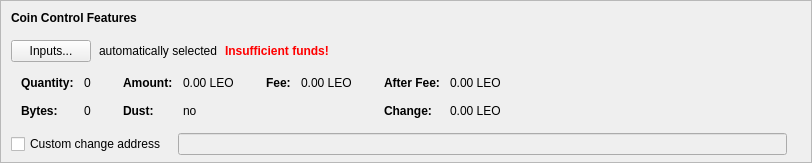
    <widget class="QFrame" name="frameCoinControl">
     <property name="sizePolicy">
      <sizepolicy hsizetype="Expanding" vsizetype="Expanding">
       <horstretch>0</horstretch>
       <verstretch>0</verstretch>
      </sizepolicy>
     </property>
     <property name="maximumSize">
      <size>
       <width>16777215</width>
       <height>16777215</height>
      </size>
     </property>
     <property name="frameShape">
      <enum>QFrame::StyledPanel</enum>
     </property>
     <property name="frameShadow">
      <enum>QFrame::Sunken</enum>
     </property>
     <layout class="QVBoxLayout" name="verticalLayoutCoinControl2">
      <property name="spacing">
       <number>0</number>
      </property>
      <property name="leftMargin">
       <number>0</number>
      </property>
      <property name="topMargin">
       <number>0</number>
      </property>
      <property name="rightMargin">
       <number>0</number>
      </property>
      <property name="bottomMargin">
       <number>6</number>
      </property>
      <item>
       <layout class="QVBoxLayout" name="verticalLayoutCoinControl" stretch="0,0,0,0,1">
        <property name="spacing">
         <number>0</number>
        </property>
        <property name="leftMargin">
         <number>10</number>
        </property>
        <property name="topMargin">
         <number>10</number>
        </property>
        <item>
         <layout class="QHBoxLayout" name="horizontalLayoutCoinControl1">
          <property name="bottomMargin">
           <number>15</number>
          </property>
          <item>
           <widget class="QLabel" name="labelCoinControlFeatures">
            <property name="sizePolicy">
             <sizepolicy hsizetype="Preferred" vsizetype="Maximum">
              <horstretch>0</horstretch>
              <verstretch>0</verstretch>
             </sizepolicy>
            </property>
            <property name="font">
             <font>
              <weight>75</weight>
              <bold>true</bold>
             </font>
            </property>
            <property name="styleSheet">
             <string notr="true">font-weight:bold;</string>
            </property>
            <property name="text">
             <string>Coin Control Features</string>
            </property>
           </widget>
          </item>
         </layout>
        </item>
        <item>
         <layout class="QHBoxLayout" name="horizontalLayoutCoinControl2" stretch="0,0,0,0">
          <property name="spacing">
           <number>8</number>
          </property>
          <property name="bottomMargin">
           <number>10</number>
          </property>
          <item>
           <widget class="QPushButton" name="pushButtonCoinControl">
            <property name="styleSheet">
             <string notr="true"/>
            </property>
            <property name="text">
             <string>Inputs...</string>
            </property>
            <property name="autoDefault">
             <bool>false</bool>
            </property>
           </widget>
          </item>
          <item>
           <widget class="QLabel" name="labelCoinControlAutomaticallySelected">
            <property name="text">
             <string>automatically selected</string>
            </property>
            <property name="margin">
             <number>5</number>
            </property>
           </widget>
          </item>
          <item>
           <widget class="QLabel" name="labelCoinControlInsuffFunds">
            <property name="font">
             <font>
              <weight>75</weight>
              <bold>true</bold>
             </font>
            </property>
            <property name="styleSheet">
             <string notr="true">color:red;font-weight:bold;</string>
            </property>
            <property name="text">
             <string>Insufficient funds!</string>
            </property>
            <property name="margin">
             <number>5</number>
            </property>
           </widget>
          </item>
          <item>
           <spacer name="horizontalSpacerCoinControl">
            <property name="orientation">
             <enum>Qt::Horizontal</enum>
            </property>
            <property name="sizeHint" stdset="0">
             <size>
              <width>40</width>
              <height>1</height>
             </size>
            </property>
           </spacer>
          </item>
         </layout>
        </item>
        <item>
         <widget class="QWidget" name="widgetCoinControl" native="true">
          <property name="sizePolicy">
           <sizepolicy hsizetype="Preferred" vsizetype="Preferred">
            <horstretch>0</horstretch>
            <verstretch>0</verstretch>
           </sizepolicy>
          </property>
          <property name="minimumSize">
           <size>
            <width>0</width>
            <height>0</height>
           </size>
          </property>
          <property name="styleSheet">
           <string notr="true"/>
          </property>
          <layout class="QHBoxLayout" name="horizontalLayoutCoinControl5">
           <property name="leftMargin">
            <number>0</number>
           </property>
           <property name="topMargin">
            <number>0</number>
           </property>
           <property name="rightMargin">
            <number>0</number>
           </property>
           <property name="bottomMargin">
            <number>0</number>
           </property>
           <item>
            <layout class="QHBoxLayout" name="horizontalLayoutCoinControl3" stretch="0,0,0,1">
             <property name="spacing">
              <number>20</number>
             </property>
             <property name="topMargin">
              <number>0</number>
             </property>
             <property name="bottomMargin">
              <number>10</number>
             </property>
             <item>
              <layout class="QFormLayout" name="formLayoutCoinControl1">
               <property name="horizontalSpacing">
                <number>10</number>
               </property>
               <property name="verticalSpacing">
                <number>14</number>
               </property>
               <property name="leftMargin">
                <number>10</number>
               </property>
               <property name="topMargin">
                <number>4</number>
               </property>
               <property name="rightMargin">
                <number>6</number>
               </property>
               <item row="0" column="0">
                <widget class="QLabel" name="labelCoinControlQuantityText">
                 <property name="font">
                  <font>
                   <weight>75</weight>
                   <bold>true</bold>
                  </font>
                 </property>
                 <property name="text">
                  <string>Quantity:</string>
                 </property>
                 <property name="margin">
                  <number>0</number>
                 </property>
                </widget>
               </item>
               <item row="0" column="1">
                <widget class="QLabel" name="labelCoinControlQuantity">
                 <property name="cursor">
                  <cursorShape>IBeamCursor</cursorShape>
                 </property>
                 <property name="contextMenuPolicy">
                  <enum>Qt::ActionsContextMenu</enum>
                 </property>
                 <property name="text">
                  <string notr="true">0</string>
                 </property>
                 <property name="margin">
                  <number>0</number>
                 </property>
                 <property name="textInteractionFlags">
                  <set>Qt::LinksAccessibleByMouse|Qt::TextSelectableByKeyboard|Qt::TextSelectableByMouse</set>
                 </property>
                </widget>
               </item>
               <item row="1" column="0">
                <widget class="QLabel" name="labelCoinControlBytesText">
                 <property name="font">
                  <font>
                   <weight>75</weight>
                   <bold>true</bold>
                  </font>
                 </property>
                 <property name="text">
                  <string>Bytes:</string>
                 </property>
                </widget>
               </item>
               <item row="1" column="1">
                <widget class="QLabel" name="labelCoinControlBytes">
                 <property name="cursor">
                  <cursorShape>IBeamCursor</cursorShape>
                 </property>
                 <property name="contextMenuPolicy">
                  <enum>Qt::ActionsContextMenu</enum>
                 </property>
                 <property name="text">
                  <string notr="true">0</string>
                 </property>
                 <property name="textInteractionFlags">
                  <set>Qt::LinksAccessibleByMouse|Qt::TextSelectableByKeyboard|Qt::TextSelectableByMouse</set>
                 </property>
                </widget>
               </item>
              </layout>
             </item>
             <item>
              <layout class="QFormLayout" name="formLayoutCoinControl2">
               <property name="horizontalSpacing">
                <number>10</number>
               </property>
               <property name="verticalSpacing">
                <number>14</number>
               </property>
               <property name="leftMargin">
                <number>6</number>
               </property>
               <property name="topMargin">
                <number>4</number>
               </property>
               <property name="rightMargin">
                <number>6</number>
               </property>
               <item row="0" column="0">
                <widget class="QLabel" name="labelCoinControlAmountText">
                 <property name="font">
                  <font>
                   <weight>75</weight>
                   <bold>true</bold>
                  </font>
                 </property>
                 <property name="text">
                  <string>Amount:</string>
                 </property>
                 <property name="margin">
                  <number>0</number>
                 </property>
                </widget>
               </item>
               <item row="0" column="1">
                <widget class="QLabel" name="labelCoinControlAmount">
                 <property name="cursor">
                  <cursorShape>IBeamCursor</cursorShape>
                 </property>
                 <property name="contextMenuPolicy">
                  <enum>Qt::ActionsContextMenu</enum>
                 </property>
                 <property name="text">
                  <string notr="true">0.00 LEO</string>
                 </property>
                 <property name="textInteractionFlags">
                  <set>Qt::LinksAccessibleByMouse|Qt::TextSelectableByKeyboard|Qt::TextSelectableByMouse</set>
                 </property>
                </widget>
               </item>
               <item row="1" column="0">
                <widget class="QLabel" name="labelCoinControlLowOutputText">
                 <property name="font">
                  <font>
                   <weight>75</weight>
                   <bold>true</bold>
                  </font>
                 </property>
                 <property name="text">
                  <string>Dust:</string>
                 </property>
                </widget>
               </item>
               <item row="1" column="1">
                <widget class="QLabel" name="labelCoinControlLowOutput">
                 <property name="cursor">
                  <cursorShape>IBeamCursor</cursorShape>
                 </property>
                 <property name="contextMenuPolicy">
                  <enum>Qt::ActionsContextMenu</enum>
                 </property>
                 <property name="text">
                  <string notr="true">no</string>
                 </property>
                 <property name="textInteractionFlags">
                  <set>Qt::LinksAccessibleByMouse|Qt::TextSelectableByKeyboard|Qt::TextSelectableByMouse</set>
                 </property>
                </widget>
               </item>
              </layout>
             </item>
             <item>
              <layout class="QFormLayout" name="formLayoutCoinControl3">
               <property name="horizontalSpacing">
                <number>10</number>
               </property>
               <property name="verticalSpacing">
                <number>14</number>
               </property>
               <property name="leftMargin">
                <number>6</number>
               </property>
               <property name="topMargin">
                <number>4</number>
               </property>
               <property name="rightMargin">
                <number>6</number>
               </property>
               <item row="0" column="0">
                <widget class="QLabel" name="labelCoinControlFeeText">
                 <property name="font">
                  <font>
                   <weight>75</weight>
                   <bold>true</bold>
                  </font>
                 </property>
                 <property name="text">
                  <string>Fee:</string>
                 </property>
                 <property name="margin">
                  <number>0</number>
                 </property>
                </widget>
               </item>
               <item row="0" column="1">
                <widget class="QLabel" name="labelCoinControlFee">
                 <property name="cursor">
                  <cursorShape>IBeamCursor</cursorShape>
                 </property>
                 <property name="contextMenuPolicy">
                  <enum>Qt::ActionsContextMenu</enum>
                 </property>
                 <property name="text">
                  <string notr="true">0.00 LEO</string>
                 </property>
                 <property name="textInteractionFlags">
                  <set>Qt::LinksAccessibleByMouse|Qt::TextSelectableByKeyboard|Qt::TextSelectableByMouse</set>
                 </property>
                </widget>
               </item>
              </layout>
             </item>
             <item>
              <layout class="QFormLayout" name="formLayoutCoinControl4">
               <property name="horizontalSpacing">
                <number>10</number>
               </property>
               <property name="verticalSpacing">
                <number>14</number>
               </property>
               <property name="leftMargin">
                <number>6</number>
               </property>
               <property name="topMargin">
                <number>4</number>
               </property>
               <property name="rightMargin">
                <number>6</number>
               </property>
               <item row="0" column="0">
                <widget class="QLabel" name="labelCoinControlAfterFeeText">
                 <property name="font">
                  <font>
                   <weight>75</weight>
                   <bold>true</bold>
                  </font>
                 </property>
                 <property name="text">
                  <string>After Fee:</string>
                 </property>
                 <property name="margin">
                  <number>0</number>
                 </property>
                </widget>
               </item>
               <item row="0" column="1">
                <widget class="QLabel" name="labelCoinControlAfterFee">
                 <property name="cursor">
                  <cursorShape>IBeamCursor</cursorShape>
                 </property>
                 <property name="contextMenuPolicy">
                  <enum>Qt::ActionsContextMenu</enum>
                 </property>
                 <property name="text">
                  <string notr="true">0.00 LEO</string>
                 </property>
                 <property name="textInteractionFlags">
                  <set>Qt::LinksAccessibleByMouse|Qt::TextSelectableByKeyboard|Qt::TextSelectableByMouse</set>
                 </property>
                </widget>
               </item>
               <item row="1" column="0">
                <widget class="QLabel" name="labelCoinControlChangeText">
                 <property name="font">
                  <font>
                   <weight>75</weight>
                   <bold>true</bold>
                  </font>
                 </property>
                 <property name="text">
                  <string>Change:</string>
                 </property>
                </widget>
               </item>
               <item row="1" column="1">
                <widget class="QLabel" name="labelCoinControlChange">
                 <property name="cursor">
                  <cursorShape>IBeamCursor</cursorShape>
                 </property>
                 <property name="contextMenuPolicy">
                  <enum>Qt::ActionsContextMenu</enum>
                 </property>
                 <property name="text">
                  <string notr="true">0.00 LEO</string>
                 </property>
                 <property name="textInteractionFlags">
                  <set>Qt::LinksAccessibleByMouse|Qt::TextSelectableByKeyboard|Qt::TextSelectableByMouse</set>
                 </property>
                </widget>
               </item>
              </layout>
             </item>
            </layout>
           </item>
          </layout>
         </widget>
        </item>
        <item>
         <layout class="QHBoxLayout" name="horizontalLayoutCoinControl4" stretch="0,0,0">
          <property name="spacing">
           <number>12</number>
          </property>
          <property name="sizeConstraint">
           <enum>QLayout::SetDefaultConstraint</enum>
          </property>
          <property name="topMargin">
           <number>5</number>
          </property>
          <property name="rightMargin">
           <number>5</number>
          </property>
          <item>
           <widget class="QCheckBox" name="checkBoxCoinControlChange">
            <property name="toolTip">
             <string>If this is activated, but the change address is empty or invalid, change will be sent to a newly generated address.</string>
            </property>
            <property name="text">
             <string>Custom change address</string>
            </property>
           </widget>
          </item>
          <item>
           <widget class="QValidatedLineEdit" name="lineEditCoinControlChange">
            <property name="enabled">
             <bool>false</bool>
            </property>
            <property name="sizePolicy">
             <sizepolicy hsizetype="Expanding" vsizetype="Fixed">
              <horstretch>0</horstretch>
              <verstretch>0</verstretch>
             </sizepolicy>
            </property>
           </widget>
          </item>
          <item>
           <widget class="QLabel" name="labelCoinControlChangeLabel">
            <property name="sizePolicy">
             <sizepolicy hsizetype="Preferred" vsizetype="Expanding">
              <horstretch>0</horstretch>
              <verstretch>0</verstretch>
             </sizepolicy>
            </property>
            <property name="minimumSize">
             <size>
              <width>0</width>
              <height>0</height>
             </size>
            </property>
            <property name="text">
             <string/>
            </property>
            <property name="margin">
             <number>3</number>
            </property>
           </widget>
          </item>
         </layout>
        </item>
        <item>
         <spacer name="verticalSpacerCoinControl">
          <property name="orientation">
           <enum>Qt::Vertical</enum>
          </property>
          <property name="sizeHint" stdset="0">
           <size>
            <width>800</width>
            <height>1</height>
           </size>
          </property>
         </spacer>
        </item>
       </layout>
      </item>
     </layout>
    </widget>
